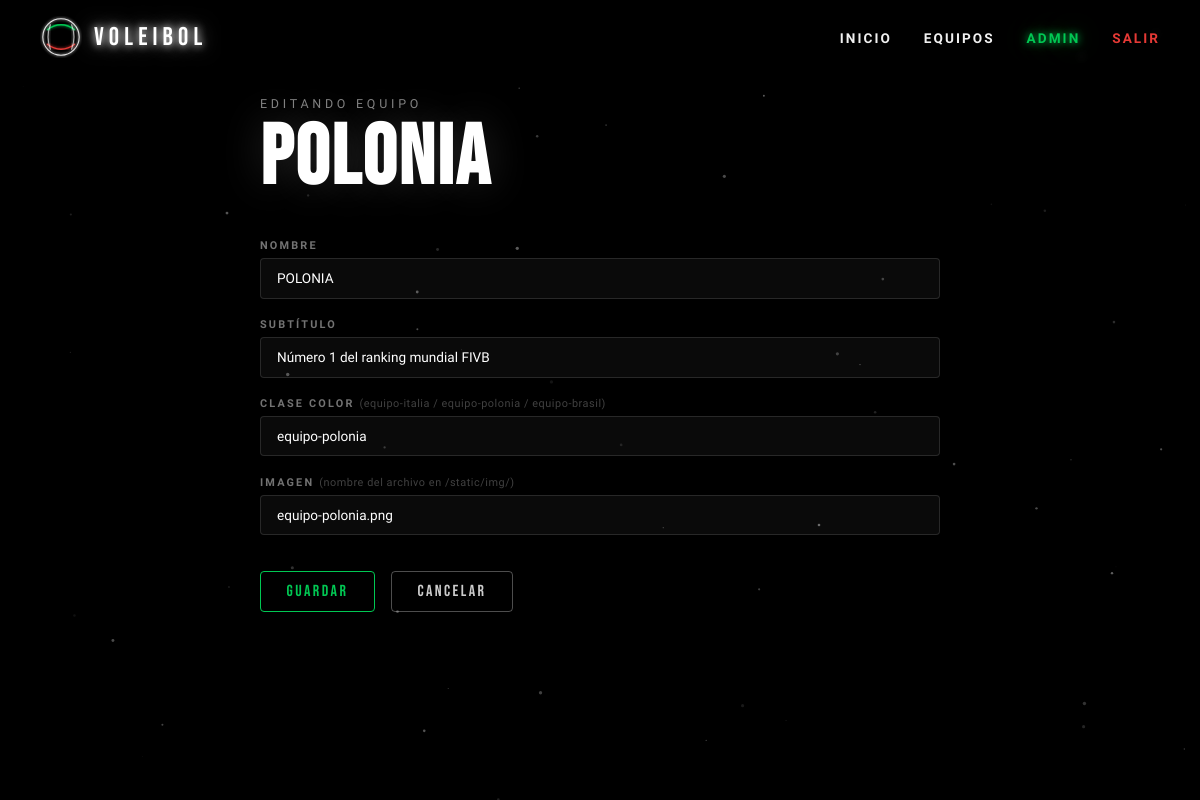
The page /equipos/admin-panel/equipo/2/editar/ (signed in) on the database its author committed.
### equipos/models.py (models this page shows, shortened)
class Equipo(models.Model):
    slug        = models.SlugField(unique=True)          # 'italia', 'polonia', 'brasil'
    nombre      = models.CharField(max_length=100)       # 'ITALIA'
    subtitulo   = models.CharField(max_length=200)
    clase_color = models.CharField(max_length=50)        # 'equipo-italia'
    imagen      = models.CharField(max_length=100)       # 'equipo-italia.png'
    class Meta:
        verbose_name = 'Equipo'
        verbose_name_plural = 'Equipos'

### equipos/views.py (the view, shortened to what this page needs)
# urls.py: path('admin-panel/equipo/<int:pk>/editar/',     views.equipo_form,      name='equipo_editar'),
@login_required
def equipo_form(request, pk=None):
    equipo = get_object_or_404(Equipo, pk=pk) if pk else None
    return render(request, 'equipos/admin/equipo_form.html', {'equipo': equipo})

### templates/equipos/admin/equipo_form.html (shortened to what this page needs)
{% extends 'equipos/admin/base_admin.html' %}
{% block contenido %}
<div class="form-wrap">
  <p class="texto-subtitulo">{% if equipo %}Editando{% else %}Nuevo{% endif %} equipo</p>
  <h1 class="texto-titulo">{% if equipo %}{{ equipo.nombre }}{% else %}CREAR <span class="acento-verde">EQUIPO</span>{% endif %}</h1>
  <form method="post" class="admin-form">
    <div class="campo">
      <label>NOMBRE</label>
      <input type="text" name="nombre" required placeholder="ITALIA" value="{{ equipo.nombre|default:'' }}"/>
    </div>
    <div class="campo">
      <label>SUBTÍTULO</label>
      <input type="text" name="subtitulo" required placeholder="Campeones del Mundo 2025" value="{{ equipo.subtitulo|default:'' }}"/>
    </div>
    <div class="campo">
      <label>CLASE COLOR <span class="campo-hint">(equipo-italia / equipo-polonia / equipo-brasil)</span></label>
      <input type="text" name="clase_color" required placeholder="equipo-italia" value="{{ equipo.clase_color|default:'' }}"/>
    </div>
    <div class="campo">
      <label>IMAGEN <span class="campo-hint">(nombre del archivo en /static/img/)</span></label>
      <input type="text" name="imagen" required placeholder="equipo-italia.png" value="{{ equipo.imagen|default:'' }}"/>
    </div>
    <div class="form-botones">
      <button type="submit" class="btn-admin btn-verde">GUARDAR</button>
      <a href="{% url 'admin_panel' %}" class="btn-admin btn-blanco">CANCELAR</a>
    </div>
  </form>
</div>
{% endblock %}

### static/css/estilos.css (style rules this page uses)
:root { --negro: #000000; --negro-suave: #050505; --blanco: #ffffff; --blanco-suave: #F0F0F0; --verde: #00C853; --rojo: #E53935; --rojo-vivo: #FF1744; --fuente-titulo: 'Bebas Neue', sans-serif; --fuente-cuerpo: 'Chakra Petch', sans-serif; --brillo-blanco: 0 0 8px #fff, 0 0 20px rgba(255,255,255,0.6); --brillo-verde: 0 0 8px #00C853, 0 0 25px rgba(0,200,83,0.5); --brillo-rojo: 0 0 8px #E53935, 0 0 25px rgba(229,57,53,0.5); }
*, *::before, *::after { margin: 0; padding: 0; box-sizing: border-box; }
html { scroll-behavior: smooth; }
body { background: var(--negro); color: var(--blanco); font-family: var(--fuente-cuerpo); overflow-x: hidden; }
.texto-subtitulo { font-family: var(--fuente-cuerpo); font-size: 0.78rem; font-weight: 300; letter-spacing: 0.3em; text-transform: uppercase; color: rgba(255,255,255,0.5); margin-bottom: 0.5rem; }
.texto-titulo { font-family: var(--fuente-titulo); font-size: clamp(3.5rem, 7vw, 6.5rem); line-height: 0.95; letter-spacing: 0.03em; color: var(--blanco); text-shadow: 0 0 40px rgba(255,255,255,0.15); margin-bottom: 1.2rem; }

### static/css/admin.css (style rules this page uses)
.admin-body { overflow-x: hidden; overflow-y: auto; }
.btn-admin { display: inline-flex; align-items: center; justify-content: center; font-family: var(--fuente-titulo); letter-spacing: .15em; text-decoration: none; border: 1px solid; border-radius: 4px; cursor: pointer; transition: background .25s, border-color .25s, box-shadow .25s, color .25s; white-space: nowrap; background: transparent; }
.btn-admin:not(.btn-sm):not(.btn-xs) { font-size: 1rem; padding: .65rem 1.6rem; }
.btn-verde { border-color: var(--verde); color: var(--verde); }
.btn-blanco { border-color: rgba(255,255,255,.3); color: rgba(255,255,255,.8); }
.form-wrap { max-width: 680px; margin: 0 auto; }
.form-wrap .texto-titulo { margin-bottom: 2.5rem; }
.admin-form { display: flex; flex-direction: column; gap: 1.2rem; }
.campo { display: flex; flex-direction: column; gap: .4rem; }
.campo label { font-family: var(--fuente-cuerpo); font-size: .68rem; font-weight: 600; letter-spacing: .2em; text-transform: uppercase; color: rgba(255,255,255,.45); }
.campo-hint { font-weight: 300; letter-spacing: .05em; color: rgba(255,255,255,.25); text-transform: none; }
.campo input, .campo select { background: rgba(255,255,255,.04); border: 1px solid rgba(255,255,255,.12); border-radius: 4px; padding: .7rem 1rem; color: #fff; font-family: var(--fuente-cuerpo); font-size: .85rem; transition: border-color .25s, box-shadow .25s; outline: none; -webkit-appearance: none; }
.form-botones { display: flex; gap: 1rem; margin-top: 1rem; }

### rows shown on the page
Equipo: nombre "POLONIA", subtitulo "Número 1 del ranking mundial FIVB", clase_color "equipo-polonia", imagen "equipo-polonia.png"
